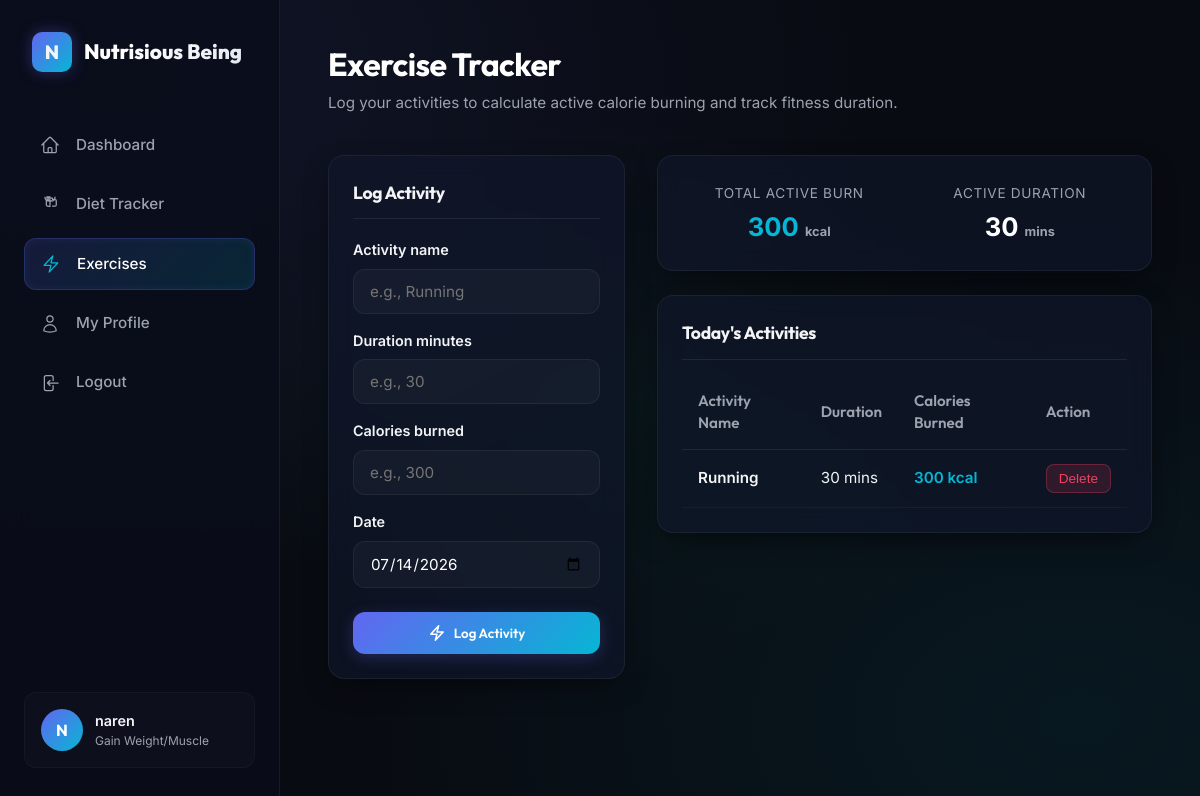
The app's page /exercise/ (signed in) with its own data.
### fitness/models.py (models this page shows, shortened)
class UserProfile(models.Model):
    GENDER_CHOICES = [
        ('M', 'Male'),
        ('F', 'Female'),
        ('O', 'Other'),
    ]
    ACTIVITY_CHOICES = [
        ('SED', 'Sedentary (Little or no exercise)'),
        ('LIG', 'Lightly Active (Exercise 1-3 days/week)'),
        ('MOD', 'Moderately Active (Exercise 3-5 days/week)'),
        ('ACT', 'Very Active (Exercise 6-7 days/week)'),
        ('EXT', 'Extra Active (Physical job or heavy exercise)'),
    ]
    GOAL_CHOICES = [
        ('LOSE', 'Lose Weight'),
        ('MAINTAIN', 'Maintain Weight'),
        ('GAIN', 'Gain Weight/Muscle'),
    ]
    user = models.OneToOneField(User, on_delete=models.CASCADE, related_name='profile')
    gender = models.CharField(max_length=1, choices=GENDER_CHOICES)
    age = models.PositiveIntegerField()
    height = models.DecimalField(max_digits=5, decimal_places=2, help_text="Height in cm")
    current_weight = models.DecimalField(max_digits=5, decimal_places=2, help_text="Weight in kg")
    target_weight = models.DecimalField(max_digits=5, decimal_places=2, help_text="Target weight in kg")
    activity_level = models.CharField(max_length=3, choices=ACTIVITY_CHOICES, default='SED')
    fitness_goal = models.CharField(max_length=8, choices=GOAL_CHOICES, default='MAINTAIN')
    created_at = models.DateTimeField(auto_now_add=True)
    updated_at = models.DateTimeField(auto_now=True)

class ExerciseLog(models.Model):
    user = models.ForeignKey(User, on_delete=models.CASCADE, related_name='exercise_logs')
    activity_name = models.CharField(max_length=100)
    duration_minutes = models.PositiveIntegerField()
    calories_burned = models.PositiveIntegerField()
    date = models.DateField(default=timezone.localdate)
    class Meta:
        ordering = ['-date']

### fitness/views.py (the view)
# urls.py: path('exercise/', views.exercise_log_view, name='exercise_log'),
@login_required
def exercise_log_view(request):
    user = request.user
    today = timezone.localdate()
    if request.method == 'POST':
        form = ExerciseLogForm(request.POST)
        if form.is_valid():
            exercise = form.save(commit=False)
            exercise.user = user
            exercise.save()
            messages.success(request, f"Logged exercise: {exercise.activity_name}!")
            return redirect('exercise_log')
    else:
        form = ExerciseLogForm()
    today_logs = ExerciseLog.objects.filter(user=user, date=today)
    past_logs = ExerciseLog.objects.filter(user=user).exclude(date=today)[:30]
    today_burned = today_logs.aggregate(Sum('calories_burned'))['calories_burned__sum'] or 0
    today_duration = today_logs.aggregate(Sum('duration_minutes'))['duration_minutes__sum'] or 0
    return render(request, 'fitness/exercise_log.html', {
        'form': form,
        'today_logs': today_logs,
        'past_logs': past_logs,
        'today_burned': today_burned,
        'today_duration': today_duration,
    })

### fitness/forms.py
class ExerciseLogForm(forms.ModelForm):
    date = forms.DateField(
        initial=timezone.localdate,
        widget=forms.DateInput(attrs={'class': 'form-control', 'type': 'date'}),
        required=True
    )
    class Meta:
        model = ExerciseLog
        fields = ['activity_name', 'duration_minutes', 'calories_burned', 'date']
        widgets = {
            'activity_name': forms.TextInput(attrs={'class': 'form-control', 'placeholder': 'e.g., Running'}),
            'duration_minutes': forms.NumberInput(attrs={'class': 'form-control', 'placeholder': 'e.g., 30'}),
            'calories_burned': forms.NumberInput(attrs={'class': 'form-control', 'placeholder': 'e.g., 300'}),
        }

### fitness/templates/fitness/exercise_log.html (shortened to what this page needs)
{% extends 'fitness/base.html' %}
{% block header_left %}
<h1>Exercise Tracker</h1>
<p>Log your activities to calculate active calorie burning and track fitness duration.</p>
{% endblock %}
{% block content %}
<div class="log-layout-grid">
    <div class="glass-card">
        <h3 style="font-size:1.1rem; border-bottom:1px solid rgba(255,255,255,0.08); padding-bottom:12px; margin-bottom:20px;">Log Activity</h3>
        <form method="POST" style="display:flex; flex-direction:column; gap:16px;">
            {% for field in form %}
            <div class="form-group" style="margin-bottom:0;">
                <label for="{{ field.id_for_label }}">{{ field.label }}</label>
                {{ field }}
            </div>
            {% endfor %}
            <button type="submit" class="btn-premium" style="justify-content:center; margin-top:8px;">
                <svg xmlns="http://www.w3.org/2000/svg" fill="none" viewBox="0 0 24 24" stroke-width="2" stroke="currentColor" style="width:18px; height:18px;">
                    <path stroke-linecap="round" stroke-linejoin="round" d="M3.75 13.5l10.5-11.25L12 10.5h8.25L9.75 21.75 12 13.5H3.75z" />
                </svg>
                Log Activity
            </button>
        </form>
    </div>
    <div style="display:flex; flex-direction:column; gap:24px;">
        <div class="glass-card" style="display:grid; grid-template-columns:1fr 1fr; gap:16px; text-align:center;">
            <div>
                <span class="metric-sub">Total Active Burn</span>
                <div style="font-size:1.6rem; font-weight:700; color:var(--color-secondary); margin-top:4px;">{{ today_burned }} <span style="font-size:0.8rem; color:var(--text-secondary);">kcal</span></div>
            </div>
            <div>
                <span class="metric-sub">Active Duration</span>
                <div style="font-size:1.6rem; font-weight:700; color:#FFFFFF; margin-top:4px;">{{ today_duration }} <span style="font-size:0.8rem; color:var(--text-secondary);">mins</span></div>
            </div>
        </div>
        <div class="glass-card logs-table-container">
            <h3 style="font-size:1.1rem; border-bottom:1px solid rgba(255,255,255,0.08); padding-bottom:12px;">Today's Activities</h3>
            {% if today_logs %}
            <table class="logs-table">
                <thead>
                    <tr>
                        <th>Activity Name</th>
                        <th>Duration</th>
                        <th>Calories Burned</th>
                        <th>Action</th>
                    </tr>
                </thead>
                <tbody>
                    {% for log in today_logs %}
                    <tr>
                        <td style="font-weight:600;">{{ log.activity_name }}</td>
                        <td>{{ log.duration_minutes }} mins</td>
                        <td style="font-weight:600; color:var(--color-secondary);">{{ log.calories_burned }} kcal</td>
                        <td>
                            <form method="POST" action="{% url 'delete_exercise' log.pk %}">
                                <button type="submit" class="btn-danger">Delete</button>
                            </form>
                        </td>
                    </tr>
                    {% endfor %}
                </tbody>
            </table>
            {% endif %}
        </div>
    </div>
</div>
{% endblock %}

### fitness/templates/fitness/base.html (shortened to what this page needs)
{% load static %}
<!DOCTYPE html>
<html lang="en">
<head>
    <link rel="stylesheet" href="{% static 'css/style.css' %}">
</head>
<body>
    <div class="app-container">
        <nav class="sidebar">
            <div class="brand">
                <div class="brand-icon">N</div>
                <span class="brand-name">Nutrisious Being</span>
            </div>
            {% if user.is_authenticated %}
            <ul class="nav-menu">
                <li class="nav-item {% if request.resolver_match.url_name == 'dashboard' %}active{% endif %}">
                    <a href="{% url 'dashboard' %}">
                        <span>Dashboard</span>
                    </a>
                </li>
                <li class="nav-item {% if request.resolver_match.url_name == 'food_log' %}active{% endif %}">
                    <a href="{% url 'food_log' %}">
                        <span>Diet Tracker</span>
                    </a>
                </li>
                <li class="nav-item {% if request.resolver_match.url_name == 'exercise_log' %}active{% endif %}">
                    <a href="{% url 'exercise_log' %}">
                        <svg xmlns="http://www.w3.org/2000/svg" fill="none" viewBox="0 0 24 24" stroke-width="1.5" stroke="currentColor">
                            <path stroke-linecap="round" stroke-linejoin="round" d="M3.75 13.5l10.5-11.25L12 10.5h8.25L9.75 21.75 12 13.5H3.75z" />
                        </svg>
                        <span>Exercises</span>
                    </a>
                </li>
                <li class="nav-item {% if request.resolver_match.url_name == 'profile' %}active{% endif %}">
                    <a href="{% url 'profile' %}">
                        <span>My Profile</span>
                    </a>
                </li>
                <li class="nav-item">
                    <a href="{% url 'logout' %}">
                        <span>Logout</span>
                    </a>
                </li>
            </ul>
            <div class="user-profile-summary">
                <div class="avatar-circle">
                    {{ user.username|slice:":1"|upper }}
                </div>
                <div class="profile-info">
                    <div class="profile-username">{{ user.username }}</div>
                    <div class="profile-meta">{{ user.profile.get_fitness_goal_display }}</div>
                </div>
            </div>
            {% endif %}
        </nav>
        <main class="main-content">
            <div class="header-bar">
                <div class="header-title">
                    {% block header_left %}{% endblock %}
                </div>
            </div>
            {% block content %}{% endblock %}
        </main>
    </div>
</body>
</html>

### records on screen
ExerciseLog: activity_name "Running", duration_minutes "30", calories_burned "300"

### other values on screen
{{ user.username|slice:":1"|upper }} "N"
{{ user.username }} "naren"
{{ user.profile.get_fitness_goal_display }} "Gain Weight/Muscle"
{{ field.label }} "Activity name" "Duration minutes" "Calories burned" "Date"
{{ today_burned }} "300"
{{ today_duration }} "30"
